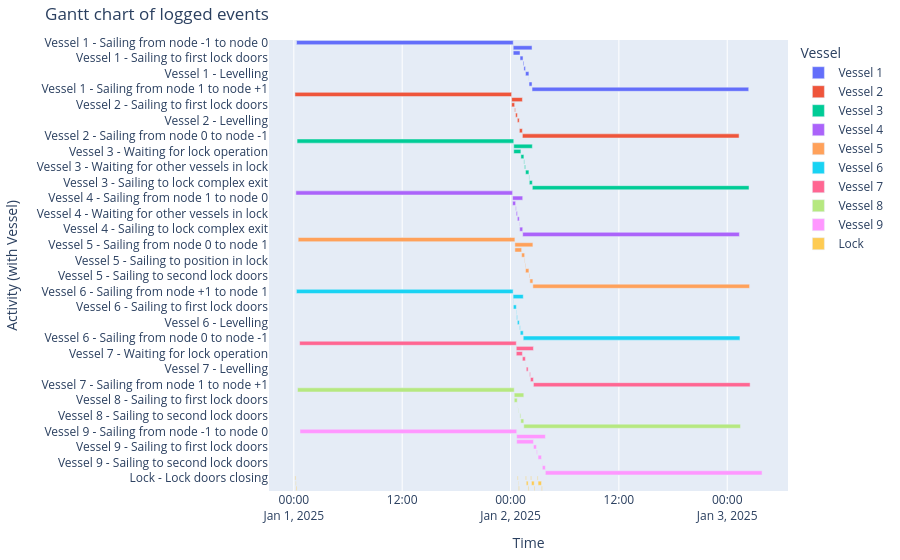

The cell this chart's notebook holds for it:
### Markdown cell above
#### Gantt chart of event table

### Code cell
df_eventtable = opentnsim.core.logutils.logbook2eventtable([*vessels, lock.lock_chamber])
fig = generate_vessel_gantt_chart(df_eventtable)

### Figure 1 — Plotly figure (JSON) as saved in the notebook; plotly's stock layout.template omitted (floating-point values rounded to 4 significant figures)
{"data": [{"base": ["2025-01-01T00:17:54.550491000", "2025-01-02T00:17:54.550491000", "2025-01-02T00:17:54.550491000", "2025-01-02T01:03:09.281621000", "2025-01-02T01:23:09.281621000", "2025-01-02T01:28:49.454407000", "2025-01-02T01:39:38.050519000", "2025-01-02T02:02:08.050519000", "2025-01-02T02:02:56.646631000", "2025-01-02T02:22:56.646631000"], "hovertemplate": "object name=Vessel 1<br>start time=%{base}<br>stop time=%{x}<br>activity label=%{y}<extra></extra>", "legendgroup": "Vessel 1", "marker": {"color": "#636efa", "pattern": {"shape": ""}}, "name": "Vessel 1", "orientation": "h", "showlegend": true, "textposition": "auto", "type": "bar", "x": [86400000, 7502096, 2714731, 1200000, 340172, 648596, 1350000, 48596, 1200000, 86400000], "xaxis": "x", "y": ["Vessel 1 - Sailing from node -1 to node 0", "Vessel 1 - Sailing from node 0 to node 1", "Vessel 1 - Waiting for lock operation", "Vessel 1 - Sailing to first lock doors", "Vessel 1 - Sailing to position in lock", "Vessel 1 - Waiting for other vessels in lock", "Vessel 1 - Levelling", "Vessel 1 - Sailing to second lock doors", "Vessel 1 - Sailing to lock complex exit", "Vessel 1 - Sailing from node 1 to node +1"], "yaxis": "y"}, {"base": ["2025-01-01T00:07:22.177207000", "2025-01-02T00:07:22.177207000", "2025-01-02T00:07:22.177207000", "2025-01-02T00:27:22.177207000", "2025-01-02T00:33:02.349993000", "2025-01-02T00:45:26.301059000", "2025-01-02T00:58:06.301059000", "2025-01-02T00:58:54.897171000", "2025-01-02T01:18:54.897171000"], "hovertemplate": "object name=Vessel 2<br>start time=%{base}<br>stop time=%{x}<br>activity label=%{y}<extra></extra>", "legendgroup": "Vessel 2", "marker": {"color": "#EF553B", "pattern": {"shape": ""}}, "name": "Vessel 2", "orientation": "h", "showlegend": true, "textposition": "auto", "type": "bar", "x": [86400000, 4292719, 1200000, 340172, 743951, 760000, 48596, 1200000, 86400000], "xaxis": "x", "y": ["Vessel 2 - Sailing from node +1 to node 1", "Vessel 2 - Sailing from node 1 to node 0", "Vessel 2 - Sailing to first lock doors", "Vessel 2 - Sailing to position in lock", "Vessel 2 - Waiting for other vessels in lock", "Vessel 2 - Levelling", "Vessel 2 - Sailing to second lock doors", "Vessel 2 - Sailing to lock complex exit", "Vessel 2 - Sailing from node 0 to node -1"], "yaxis": "y"}, {"base": ["2025-01-01T00:21:25.206401000", "2025-01-02T00:21:25.206401000", "2025-01-02T00:21:25.206401000", "2025-01-02T01:08:49.454407000", "2025-01-02T01:28:49.454407000", "2025-01-02T01:32:52.434969000", "2025-01-02T01:39:38.050519000", "2025-01-02T02:02:30.858295000", "2025-01-02T02:04:56.646632000", "2025-01-02T02:24:56.646632000"], "hovertemplate": "object name=Vessel 3<br>start time=%{base}<br>stop time=%{x}<br>activity label=%{y}<extra></extra>", "legendgroup": "Vessel 3", "marker": {"color": "#00cc96", "pattern": {"shape": ""}}, "name": "Vessel 3", "orientation": "h", "showlegend": true, "textposition": "auto", "type": "bar", "x": [86400000, 7411440, 2844248, 1200000, 242980, 405615, 1350000, 145788, 1200000, 86400000], "xaxis": "x", "y": ["Vessel 3 - Sailing from node -1 to node 0", "Vessel 3 - Sailing from node 0 to node 1", "Vessel 3 - Waiting for lock operation", "Vessel 3 - Sailing to first lock doors", "Vessel 3 - Sailing to position in lock", "Vessel 3 - Waiting for other vessels in lock", "Vessel 3 - Levelling", "Vessel 3 - Sailing to second lock doors", "Vessel 3 - Sailing to lock complex exit", "Vessel 3 - Sailing from node 1 to node +1"], "yaxis": "y"}, {"base": ["2025-01-01T00:13:40.580269000", "2025-01-02T00:13:40.580269000", "2025-01-02T00:13:40.580269000", "2025-01-02T00:33:40.580269000", "2025-01-02T00:37:43.560831000", "2025-01-02T00:45:26.301059000", "2025-01-02T00:58:29.108834000", "2025-01-02T01:00:54.897171000", "2025-01-02T01:20:54.897171000"], "hovertemplate": "object name=Vessel 4<br>start time=%{base}<br>stop time=%{x}<br>activity label=%{y}<extra></extra>", "legendgroup": "Vessel 4", "marker": {"color": "#ab63fa", "pattern": {"shape": ""}}, "name": "Vessel 4", "orientation": "h", "showlegend": true, "textposition": "auto", "type": "bar", "x": [86400000, 4034316, 1200000, 242980, 462740, 760000, 145788, 1200000, 86400000], "xaxis": "x", "y": ["Vessel 4 - Sailing from node +1 to node 1", "Vessel 4 - Sailing from node 1 to node 0", "Vessel 4 - Sailing to first lock doors", "Vessel 4 - Sailing to position in lock", "Vessel 4 - Waiting for other vessels in lock", "Vessel 4 - Levelling", "Vessel 4 - Sailing to second lock doors", "Vessel 4 - Sailing to lock complex exit", "Vessel 4 - Sailing from node 0 to node -1"], "yaxis": "y"}, {"base": ["2025-01-01T00:28:58.436860000", "2025-01-02T00:28:58.436860000", "2025-01-02T00:28:58.436860000", "2025-01-02T01:13:49.454407000", "2025-01-02T01:33:49.454407000", "2025-01-02T01:36:15.242744000", "2025-01-02T01:39:38.050519000", "2025-01-02T02:04:30.858295000", "2025-01-02T02:08:33.838857000", "2025-01-02T02:28:33.838857000"], "hovertemplate": "object name=Vessel 5<br>start time=%{base}<br>stop time=%{x}<br>activity label=%{y}<extra></extra>", "legendgroup": "Vessel 5", "marker": {"color": "#FFA15A", "pattern": {"shape": ""}}, "name": "Vessel 5", "orientation": "h", "showlegend": true, "textposition": "auto", "type": "bar", "x": [86400000, 7175401, 2691017, 1200000, 145788, 202807, 1350000, 242980, 1200000, 86400000], "xaxis": "x", "y": ["Vessel 5 - Sailing from node -1 to node 0", "Vessel 5 - Sailing from node 0 to node 1", "Vessel 5 - Waiting for lock operation", "Vessel 5 - Sailing to first lock doors", "Vessel 5 - Sailing to position in lock", "Vessel 5 - Waiting for other vessels in lock", "Vessel 5 - Levelling", "Vessel 5 - Sailing to second lock doors", "Vessel 5 - Sailing to lock complex exit", "Vessel 5 - Sailing from node 1 to node +1"], "yaxis": "y"}, {"base": ["2025-01-01T00:17:13.532738000", "2025-01-02T00:17:13.532738000", "2025-01-02T00:17:13.532738000", "2025-01-02T00:18:40.580269000", "2025-01-02T00:38:40.580269000", "2025-01-02T00:41:06.368606000", "2025-01-02T00:45:26.301059000", "2025-01-02T01:00:29.108834000", "2025-01-02T01:04:32.089396000", "2025-01-02T01:24:32.089396000"], "hovertemplate": "object name=Vessel 6<br>start time=%{base}<br>stop time=%{x}<br>activity label=%{y}<extra></extra>", "legendgroup": "Vessel 6", "marker": {"color": "#19d3f3", "pattern": {"shape": ""}}, "name": "Vessel 6", "orientation": "h", "showlegend": true, "textposition": "auto", "type": "bar", "x": [86400000, 4038556, 87047, 1200000, 145788, 259932, 760000, 242980, 1200000, 86400000], "xaxis": "x", "y": ["Vessel 6 - Sailing from node +1 to node 1", "Vessel 6 - Sailing from node 1 to node 0", "Vessel 6 - Waiting for lock operation", "Vessel 6 - Sailing to first lock doors", "Vessel 6 - Sailing to position in lock", "Vessel 6 - Waiting for other vessels in lock", "Vessel 6 - Levelling", "Vessel 6 - Sailing to second lock doors", "Vessel 6 - Sailing to lock complex exit", "Vessel 6 - Sailing from node 0 to node -1"], "yaxis": "y"}, {"base": ["2025-01-01T00:38:12.774662000", "2025-01-02T00:38:12.774662000", "2025-01-02T00:38:12.774662000", "2025-01-02T01:18:49.454407000", "2025-01-02T01:38:49.454407000", "2025-01-02T01:44:38.050519000", "2025-01-02T02:06:30.858295000", "2025-01-02T02:12:11.031082000", "2025-01-02T02:32:11.031082000"], "hovertemplate": "object name=Vessel 7<br>start time=%{base}<br>stop time=%{x}<br>activity label=%{y}<extra></extra>", "legendgroup": "Vessel 7", "marker": {"color": "#FF6692", "pattern": {"shape": ""}}, "name": "Vessel 7", "orientation": "h", "showlegend": true, "textposition": "auto", "type": "bar", "x": [86400000, 6838256, 2436679, 1200000, 48596, 750000, 340172, 1200000, 86400000], "xaxis": "x", "y": ["Vessel 7 - Sailing from node -1 to node 0", "Vessel 7 - Sailing from node 0 to node 1", "Vessel 7 - Waiting for lock operation", "Vessel 7 - Sailing to first lock doors", "Vessel 7 - Sailing to position in lock", "Vessel 7 - Levelling", "Vessel 7 - Sailing to second lock doors", "Vessel 7 - Sailing to lock complex exit", "Vessel 7 - Sailing from node 1 to node +1"], "yaxis": "y"}, {"base": ["2025-01-01T00:24:37.704947000", "2025-01-02T00:24:37.704947000", "2025-01-02T00:24:37.704947000", "2025-01-02T00:44:37.704947000", "2025-01-02T00:50:26.301059000", "2025-01-02T01:02:29.108834000", "2025-01-02T01:08:09.281621000", "2025-01-02T01:28:09.281621000"], "hovertemplate": "object name=Vessel 8<br>start time=%{base}<br>stop time=%{x}<br>activity label=%{y}<extra></extra>", "legendgroup": "Vessel 8", "marker": {"color": "#B6E880", "pattern": {"shape": ""}}, "name": "Vessel 8", "orientation": "h", "showlegend": true, "textposition": "auto", "type": "bar", "x": [86400000, 3811576, 1200000, 48596, 160000, 340172, 1200000, 86400000], "xaxis": "x", "y": ["Vessel 8 - Sailing from node +1 to node 1", "Vessel 8 - Sailing from node 1 to node 0", "Vessel 8 - Sailing to first lock doors", "Vessel 8 - Sailing to position in lock", "Vessel 8 - Levelling", "Vessel 8 - Sailing to second lock doors", "Vessel 8 - Sailing to lock complex exit", "Vessel 8 - Sailing from node 0 to node -1"], "yaxis": "y"}, {"base": ["2025-01-01T00:40:58.019450000", "2025-01-02T00:40:58.019450000", "2025-01-02T00:40:58.019450000", "2025-01-02T02:32:21.031081000", "2025-01-02T02:52:21.031081000", "2025-01-02T03:03:01.203867000", "2025-01-02T03:30:41.203868000", "2025-01-02T03:31:29.799981000", "2025-01-02T03:51:29.799981000"], "hovertemplate": "object name=Vessel 9<br>start time=%{base}<br>stop time=%{x}<br>activity label=%{y}<extra></extra>", "legendgroup": "Vessel 9", "marker": {"color": "#FF97FF", "pattern": {"shape": ""}}, "name": "Vessel 9", "orientation": "h", "showlegend": true, "textposition": "auto", "type": "bar", "x": [86400000, 11431780, 6683011, 1200000, 340172, 1360000, 48596, 1200000, 86400000], "xaxis": "x", "y": ["Vessel 9 - Sailing from node -1 to node 0", "Vessel 9 - Sailing from node 0 to node 1", "Vessel 9 - Waiting for lock operation", "Vessel 9 - Sailing to first lock doors", "Vessel 9 - Sailing to position in lock", "Vessel 9 - Levelling", "Vessel 9 - Sailing to second lock doors", "Vessel 9 - Sailing to lock complex exit", "Vessel 9 - Sailing from node 1 to node +1"], "yaxis": "y"}, {"base": ["2025-01-01T00:07:22.177207000", "2025-01-01T00:12:22.177207000", "2025-01-01T00:15:02.177207000", "2025-01-02T00:45:26.301059000", "2025-01-02T00:50:26.301059000", "2025-01-02T00:53:06.301059000", "2025-01-02T01:39:38.050519000", "2025-01-02T01:44:38.050519000", "2025-01-02T01:57:08.050519000", "2025-01-02T02:14:11.031082000", "2025-01-02T02:19:11.031082000", "2025-01-02T02:37:21.031082000", "2025-01-02T02:58:01.203867000", "2025-01-02T03:03:01.203867000", "2025-01-02T03:25:41.203867000"], "hovertemplate": "object name=Lock<br>start time=%{base}<br>stop time=%{x}<br>activity label=%{y}<extra></extra>", "legendgroup": "Lock", "marker": {"color": "#FECB52", "pattern": {"shape": ""}}, "name": "Lock", "orientation": "h", "showlegend": true, "textposition": "auto", "type": "bar", "x": [300000, 160000, 300000, 300000, 160000, 300000, 300000, 750000, 300000, 300000, 1090000, 300000, 300000, 1360000, 300000], "xaxis": "x", "y": ["Lock - Lock doors closing", "Lock - Lock chamber converting", "Lock - Lock doors opening", "Lock - Lock doors closing", "Lock - Lock chamber converting", "Lock - Lock doors opening", "Lock - Lock doors closing", "Lock - Lock chamber converting", "Lock - Lock doors opening", "Lock - Lock doors closing", "Lock - Lock chamber converting", "Lock - Lock doors opening", "Lock - Lock doors closing", "Lock - Lock chamber converting", "Lock - Lock doors opening"], "yaxis": "y"}], "layout": {"barmode": "overlay", "legend": {"title": {"text": "Vessel"}, "tracegroupgap": 0}, "margin": {"b": 20, "l": 20, "r": 20, "t": 40}, "title": {"text": "Gantt chart of logged events"}, "xaxis": {"anchor": "y", "domain": [0, 1], "title": {"text": "Time"}, "type": "date"}, "yaxis": {"anchor": "x", "autorange": "reversed", "domain": [0, 1], "title": {"text": "Activity (with Vessel)"}}}}
